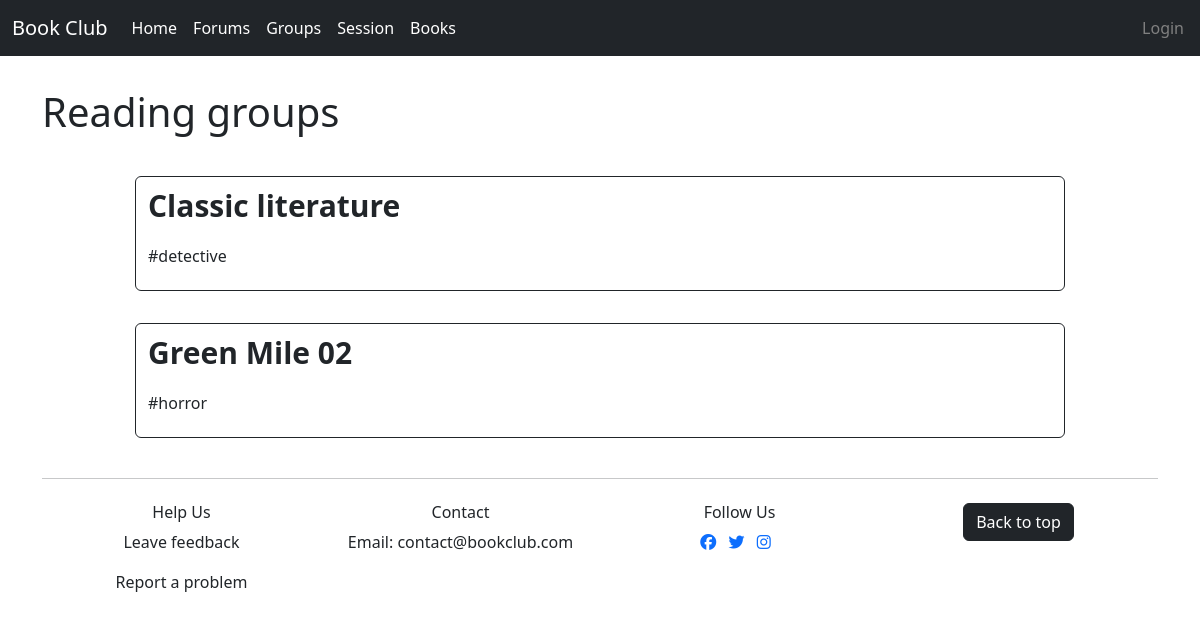
Page /manager/group_list on the committed database.
### group/models.py (models this page shows, shortened)
class Group(models.Model):
    topic=models.CharField(max_length=300, blank=False)
    description = models.TextField(max_length=1000, blank=True)
    interest=models.ForeignKey(Interest, blank=True, on_delete=models.CASCADE)
    creator = models.ForeignKey(User, blank=False, on_delete=models.CASCADE)

class Interest(models.Model):
    name = models.CharField(max_length=200)
    def __str__(self):
        return self.name

### manager/views.py (the view)
# urls.py: path('', views.group_list, name='list'),
def group_list(request):
    groups_list = Group.objects.order_by('-id')
    return render(request, 'manager/group_list.html', {'instance_list':groups_list})

### manager/templates/manager/group_list.html (shortened to what this page needs)
{% extends 'main/layout.html' %}
{% block content %}
<div class="row mb-3 ">
    <div class="col-10">
        <h1>Reading groups</h1>
    </div>
</div>
<div class="container col-10">
    <div class="row justify-content-center">
        {% for el in instance_list %}
        <a href="{% url 'manager:group_show' id=el.id %}" class="btn btn-outline-dark mt-3 mb-3">
            <div class="forum-item">
                <p class="topic">{{ el.topic }}</p>
                <div class="details">
                    <p class="name">#{{ el.interest }}</p>
                </div>
            </div>
        </a>
        {% endfor %}
    </div>
</div>
{% endblock %}

### manager/templates/manager/group_list.html (style rules this page uses)
.forum-item { text-align: left; }
.topic { font-size: 30px; font-weight: bold; }
.details { display: flex; justify-content: space-between; }
.name { margin-right: 10px; }

### rows in the picture
Group: topic "Classic literature", interest "detective"
Group: topic "Green Mile 02", interest "horror"
